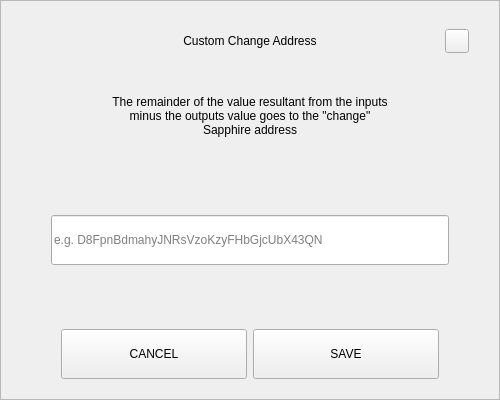
<?xml version="1.0" encoding="UTF-8"?>
<ui version="4.0">
 <class>SendChangeAddressDialog</class>
 <widget class="QDialog" name="SendChangeAddressDialog">
  <property name="geometry">
   <rect>
    <x>0</x>
    <y>0</y>
    <width>500</width>
    <height>400</height>
   </rect>
  </property>
  <property name="windowTitle">
   <string>Dialog</string>
  </property>
  <layout class="QVBoxLayout" name="verticalLayout">
   <property name="spacing">
    <number>0</number>
   </property>
   <property name="leftMargin">
    <number>0</number>
   </property>
   <property name="topMargin">
    <number>0</number>
   </property>
   <property name="rightMargin">
    <number>0</number>
   </property>
   <property name="bottomMargin">
    <number>0</number>
   </property>
   <item>
    <widget class="QFrame" name="frame">
     <property name="styleSheet">
      <string notr="true"/>
     </property>
     <property name="frameShape">
      <enum>QFrame::StyledPanel</enum>
     </property>
     <property name="frameShadow">
      <enum>QFrame::Raised</enum>
     </property>
     <layout class="QVBoxLayout" name="verticalLayout_2" stretch="0,0,0,0,0,0,0">
      <property name="spacing">
       <number>0</number>
      </property>
      <property name="leftMargin">
       <number>30</number>
      </property>
      <property name="topMargin">
       <number>20</number>
      </property>
      <property name="rightMargin">
       <number>30</number>
      </property>
      <property name="bottomMargin">
       <number>20</number>
      </property>
      <item>
       <layout class="QHBoxLayout" name="horizontalLayout_3">
        <property name="spacing">
         <number>0</number>
        </property>
        <item>
         <spacer name="horizontalSpacer_2">
          <property name="orientation">
           <enum>Qt::Horizontal</enum>
          </property>
          <property name="sizeHint" stdset="0">
           <size>
            <width>40</width>
            <height>20</height>
           </size>
          </property>
         </spacer>
        </item>
        <item>
         <widget class="QLabel" name="labelTitle">
          <property name="minimumSize">
           <size>
            <width>0</width>
            <height>40</height>
           </size>
          </property>
          <property name="maximumSize">
           <size>
            <width>16777215</width>
            <height>40</height>
           </size>
          </property>
          <property name="styleSheet">
           <string notr="true">padding-left:24px;</string>
          </property>
          <property name="text">
           <string>Custom Change Address</string>
          </property>
          <property name="alignment">
           <set>Qt::AlignCenter</set>
          </property>
          <property name="margin">
           <number>7</number>
          </property>
         </widget>
        </item>
        <item>
         <spacer name="horizontalSpacer">
          <property name="orientation">
           <enum>Qt::Horizontal</enum>
          </property>
          <property name="sizeHint" stdset="0">
           <size>
            <width>40</width>
            <height>20</height>
           </size>
          </property>
         </spacer>
        </item>
        <item>
         <widget class="QPushButton" name="btnEsc">
          <property name="minimumSize">
           <size>
            <width>24</width>
            <height>24</height>
           </size>
          </property>
          <property name="maximumSize">
           <size>
            <width>24</width>
            <height>24</height>
           </size>
          </property>
          <property name="focusPolicy">
           <enum>Qt::NoFocus</enum>
          </property>
          <property name="text">
           <string/>
          </property>
         </widget>
        </item>
       </layout>
      </item>
      <item>
       <spacer name="verticalSpacer_2">
        <property name="orientation">
         <enum>Qt::Vertical</enum>
        </property>
        <property name="sizeType">
         <enum>QSizePolicy::Fixed</enum>
        </property>
        <property name="sizeHint" stdset="0">
         <size>
          <width>20</width>
          <height>20</height>
         </size>
        </property>
       </spacer>
      </item>
      <item alignment="Qt::AlignHCenter">
       <widget class="QLabel" name="labelMessage">
        <property name="minimumSize">
         <size>
          <width>0</width>
          <height>70</height>
         </size>
        </property>
        <property name="text">
         <string>The remainder of the value resultant from the inputs minus the outputs value goes to the &quot;change&quot; Sapphire address</string>
        </property>
        <property name="alignment">
         <set>Qt::AlignCenter</set>
        </property>
        <property name="wordWrap">
         <bool>true</bool>
        </property>
       </widget>
      </item>
      <item>
       <spacer name="verticalSpacer_3">
        <property name="orientation">
         <enum>Qt::Vertical</enum>
        </property>
        <property name="sizeHint" stdset="0">
         <size>
          <width>20</width>
          <height>40</height>
         </size>
        </property>
       </spacer>
      </item>
      <item>
       <layout class="QHBoxLayout" name="horizontalLayout_2">
        <property name="spacing">
         <number>0</number>
        </property>
        <property name="leftMargin">
         <number>20</number>
        </property>
        <property name="rightMargin">
         <number>20</number>
        </property>
        <item>
         <widget class="QLineEdit" name="lineEditAddress">
          <property name="minimumSize">
           <size>
            <width>0</width>
            <height>50</height>
           </size>
          </property>
          <property name="placeholderText">
           <string notr="true">e.g. D8FpnBdmahyJNRsVzoKzyFHbGjcUbX43QN</string>
          </property>
         </widget>
        </item>
       </layout>
      </item>
      <item>
       <spacer name="verticalSpacer">
        <property name="orientation">
         <enum>Qt::Vertical</enum>
        </property>
        <property name="sizeHint" stdset="0">
         <size>
          <width>20</width>
          <height>40</height>
         </size>
        </property>
       </spacer>
      </item>
      <item>
       <layout class="QHBoxLayout" name="horizontalLayout" stretch="2,2">
        <property name="spacing">
         <number>6</number>
        </property>
        <property name="leftMargin">
         <number>30</number>
        </property>
        <property name="rightMargin">
         <number>30</number>
        </property>
        <item>
         <widget class="QPushButton" name="btnCancel">
          <property name="minimumSize">
           <size>
            <width>180</width>
            <height>50</height>
           </size>
          </property>
          <property name="focusPolicy">
           <enum>Qt::NoFocus</enum>
          </property>
          <property name="text">
           <string>CANCEL</string>
          </property>
         </widget>
        </item>
        <item>
         <widget class="QPushButton" name="btnSave">
          <property name="minimumSize">
           <size>
            <width>180</width>
            <height>50</height>
           </size>
          </property>
          <property name="focusPolicy">
           <enum>Qt::NoFocus</enum>
          </property>
          <property name="text">
           <string>SAVE</string>
          </property>
         </widget>
        </item>
       </layout>
      </item>
     </layout>
    </widget>
   </item>
  </layout>
 </widget>
 <resources/>
 <connections/>
</ui>
